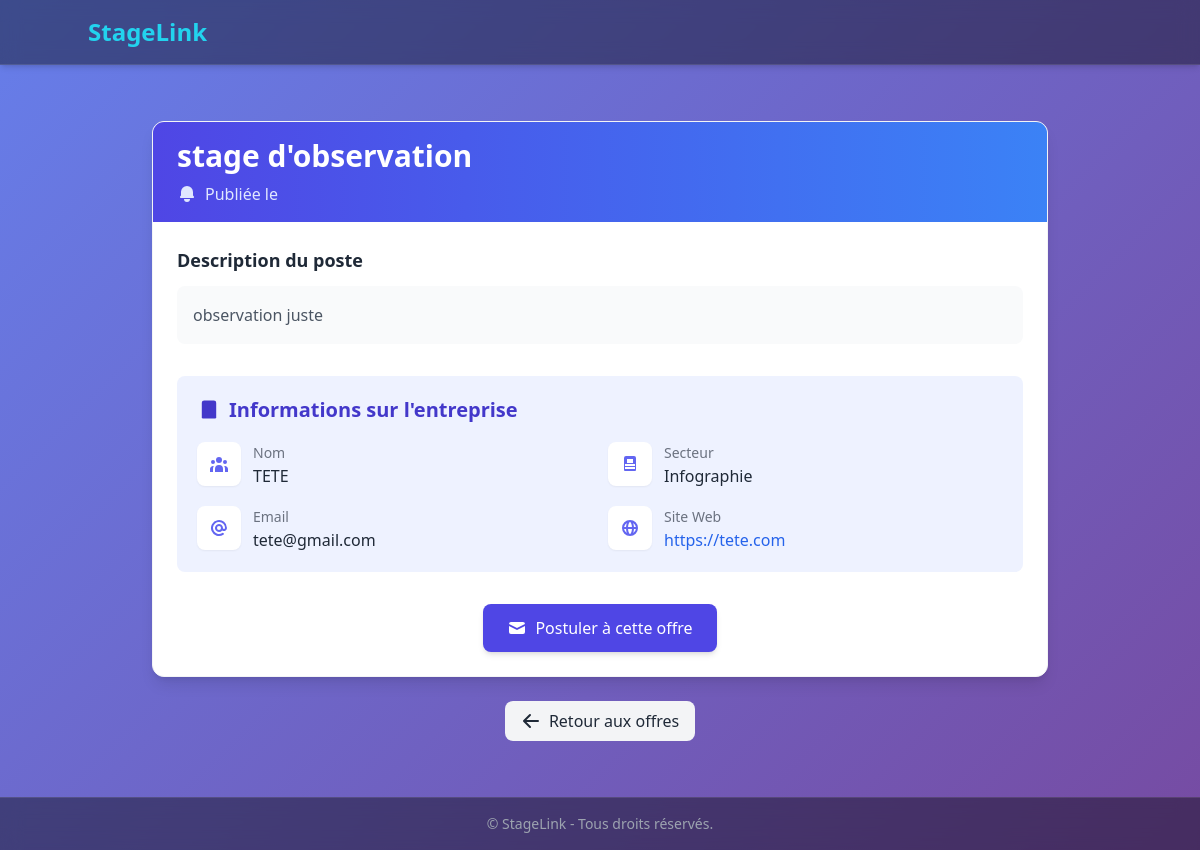
/offres/6/, run on the app's committed database.
### entreprises/models.py (models this page shows, shortened)
class Offre(models.Model):
    entreprise = models.ForeignKey(Entreprise, on_delete=models.CASCADE, related_name='offres')
    titre = models.CharField(max_length=200)
    description = models.TextField()
    lieu = models.CharField(max_length=100)
    duree = models.CharField(max_length=50)
    date_limite = models.DateField()
    date_creation = models.DateTimeField(default=timezone.now)

class Entreprise(models.Model):
    user = models.OneToOneField(CustomUser, on_delete=models.CASCADE)
    nom_entreprise = models.CharField(max_length=255)
    secteur_activite = models.CharField(max_length=255)
    site_web = models.URLField(blank=True)
    description = models.TextField(blank=True)

### accounts/models.py (models this page shows, shortened)
class CustomUser(AbstractBaseUser, PermissionsMixin):
    email = models.EmailField(unique=True)
    username = models.CharField(max_length=255, unique=True)
    user_type = models.CharField(
        max_length=20,
        choices=[('etudiant', 'Étudiant'), ('entreprise', 'Entreprise')],
        default='etudiant'
    )
    is_active = models.BooleanField(default=True)
    is_staff = models.BooleanField(default=False)
    objects = CustomUserManager()
    USERNAME_FIELD = 'email'
    REQUIRED_FIELDS = ['username']

### etudiants/views.py (the view)
# urls.py: path('offres/<int:offre_id>/', views.detail_offre, name='detail_offre'),
def detail_offre(request, offre_id):
    offre = get_object_or_404(Offre, id=offre_id)
    entreprise = offre.entreprise  # On accède à l’entreprise qui a publié l’offre
    return render(request, 'etudiants/detail_offre.html', {
        'offre': offre,
        'entreprise': entreprise
    })

### etudiants/templates/etudiants/detail_offre.html (shortened to what this page needs)
{% extends 'base.html' %}
{% block content %}
<div class="max-w-4xl mx-auto my-8">
    <div class="bg-white rounded-xl shadow-lg overflow-hidden border border-gray-100">
        <div class="bg-gradient-to-r from-indigo-600 to-blue-500 px-6 py-4">
            <h2 class="text-3xl font-bold text-white">{{ offre.titre }}</h2>
            <div class="flex items-center text-indigo-100 mt-2">
                <svg class="w-5 h-5 mr-2" fill="currentColor" xmlns="http://www.w3.org/2000/svg" viewBox="0 0 20 20">
                    <path d="M10 2a6 6 0 00-6 6v3.586l-.707.707A1 1 0 004 14h12a1 1 0 00.707-1.707L16 11.586V8a6 6 0 00-6-6zM10 18a3 3 0 01-3-3h6a3 3 0 01-3 3z"></path>
                </svg>
                <span>Publiée le {{ offre.date_publication|date:"d/m/Y" }}</span>
            </div>
        </div>
        <div class="p-6">
            <div class="mb-8">
                <h3 class="text-lg font-semibold text-gray-800 mb-3">Description du poste</h3>
                <div class="text-gray-600 leading-relaxed bg-gray-50 p-4 rounded-lg">
                    {{ offre.description|linebreaks }}
                </div>
            </div>
            <div class="bg-indigo-50 rounded-lg p-5 mb-6">
                <h3 class="flex items-center text-xl font-semibold text-indigo-700 mb-4">
                    <svg class="w-6 h-6 mr-2" fill="currentColor" xmlns="http://www.w3.org/2000/svg" viewBox="0 0 20 20">
                        <path d="M4 4a2 2 0 012-2h8a2 2 0 012 2v12a1 1 0 01-1 1H5a1 1 0 01-1-1V4z"></path>
                        <path d="M11 4a1 1 0 10-2 0v1a1 1 0 102 0V4zM11 7a1 1 0 10-2 0v1a1 1 0 102 0V7zM11 10a1 1 0 10-2 0v1a1 1 0 102 0v-1z"></path>
                    </svg>
                    Informations sur l'entreprise
                </h3>
                <div class="grid md:grid-cols-2 gap-4">
                    <div class="flex items-center">
                        <div class="bg-white p-3 rounded-lg shadow-sm mr-3">
                        </div>
                        <div>
                            <span class="text-gray-500 text-sm">Nom</span>
                            <p class="font-medium text-gray-800">{{ entreprise.nom_entreprise }}</p>
                        </div>
                    </div>
                    <div class="flex items-center">
                        <div class="bg-white p-3 rounded-lg shadow-sm mr-3">
                            <svg class="w-5 h-5 text-indigo-500" fill="currentColor" xmlns="http://www.w3.org/2000/svg" viewBox="0 0 20 20">
                                <path fill-rule="evenodd" d="M4 4a2 2 0 012-2h8a2 2 0 012 2v12a1 1 0 01-1 1H5a1 1 0 01-1-1V4zm3 1h6v4H7V5zm8 8v2H5v-2h10zm0-3v2H5v-2h10z" clip-rule="evenodd"></path>
                            </svg>
                        </div>
                        <div>
                            <span class="text-gray-500 text-sm">Secteur</span>
                            <p class="font-medium text-gray-800">{{ entreprise.secteur_activite }}</p>
                        </div>
                    </div>
                    <div class="flex items-center">
                        <div class="bg-white p-3 rounded-lg shadow-sm mr-3">
                        </div>
                        <div>
                            <span class="text-gray-500 text-sm">Email</span>
                            <p class="font-medium text-gray-800">{{ entreprise.user.email }}</p>
                        </div>
                    </div>
                    <div class="flex items-center">
                        <div class="bg-white p-3 rounded-lg shadow-sm mr-3">
                        </div>
                        <div>
                            <span class="text-gray-500 text-sm">Site Web</span>
                            <p class="font-medium text-gray-800">
                                {% if entreprise.site_web %}
                                    <a href="{{ entreprise.site_web }}" class="text-blue-600 hover:text-blue-800 hover:underline" target="_blank">{{ entreprise.site_web }}</a>
                                {% else %}
                                    N/A
                                {% endif %}
                            </p>
                        </div>
                    </div>
                </div>
            </div>
            <div class="flex justify-center mt-8">
                <a href="{% url 'postuler_offre' offre.id %}" class="inline-flex items-center px-6 py-3 bg-indigo-600 hover:bg-indigo-700 text-white font-medium rounded-lg shadow-md transition transform hover:scale-105">
                    <svg class="w-5 h-5 mr-2" fill="currentColor" xmlns="http://www.w3.org/2000/svg" viewBox="0 0 20 20">
                        <path d="M2.003 5.884L10 9.882l7.997-3.998A2 2 0 0016 4H4a2 2 0 00-1.997 1.884z"></path>
                        <path d="M18 8.118l-8 4-8-4V14a2 2 0 002 2h12a2 2 0 002-2V8.118z"></path>
                    </svg>
                    Postuler à cette offre
                </a>
            </div>
        </div>
    </div>
    <div class="text-center mt-6">
        <a href="{% url 'voir_offres' %}" class="inline-flex items-center px-4 py-2 bg-gray-100 hover:bg-gray-200 text-gray-800 rounded-lg transition">
            <svg class="w-5 h-5 mr-2" fill="currentColor" xmlns="http://www.w3.org/2000/svg" viewBox="0 0 20 20">
                <path fill-rule="evenodd" d="M9.707 16.707a1 1 0 01-1.414 0l-6-6a1 1 0 010-1.414l6-6a1 1 0 011.414 1.414L5.414 9H17a1 1 0 110 2H5.414l4.293 4.293a1 1 0 010 1.414z" clip-rule="evenodd"></path>
            </svg>
            Retour aux offres
        </a>
    </div>
</div>
{% endblock %}

### data on the page
Offre: titre "stage d'observation", description "observation juste"
Entreprise: nom_entreprise "TETE", secteur_activite "Infographie", user.email "tete@gmail.com", site_web "https://tete.com"
